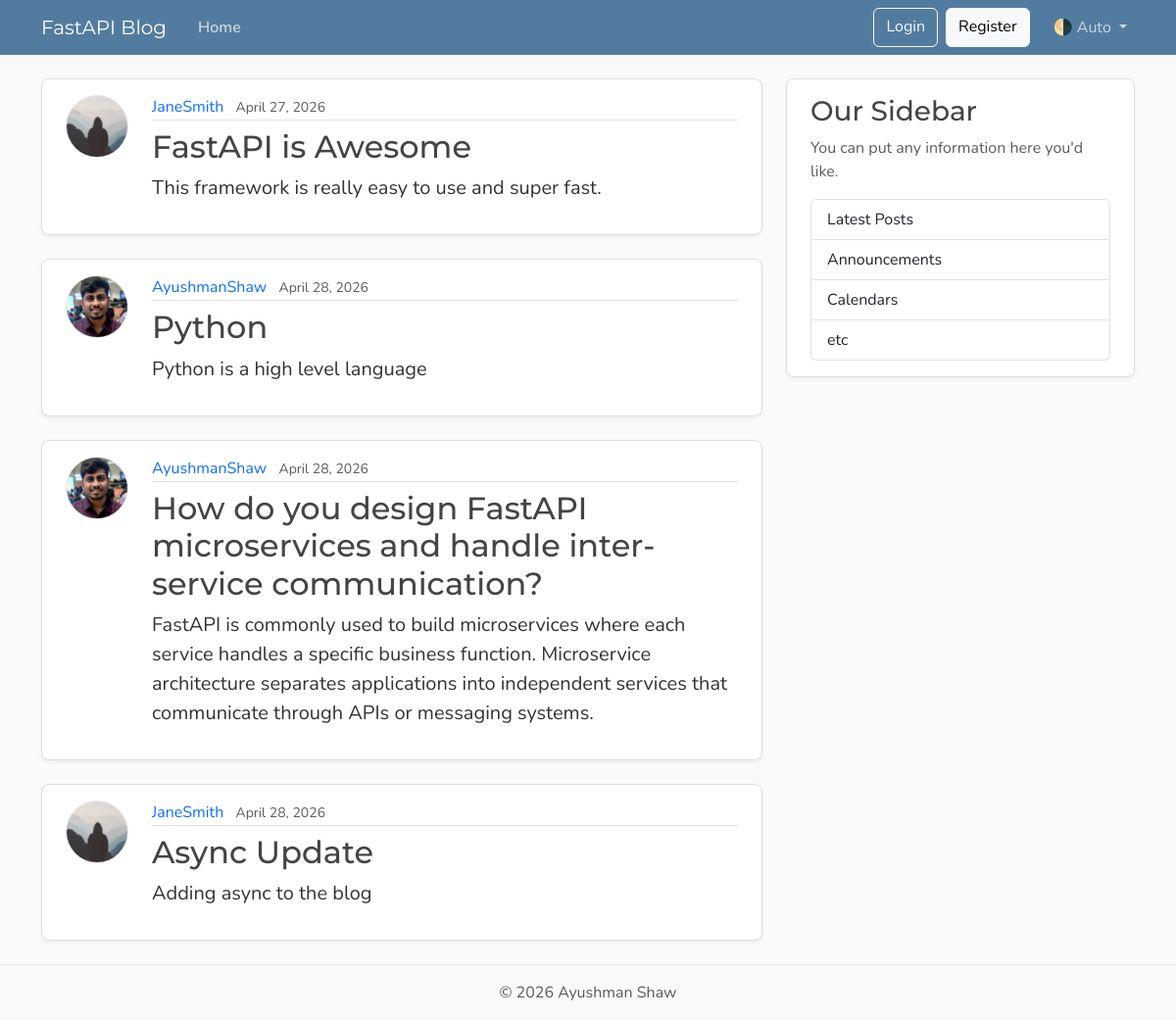
Page /posts on the earlier database version.
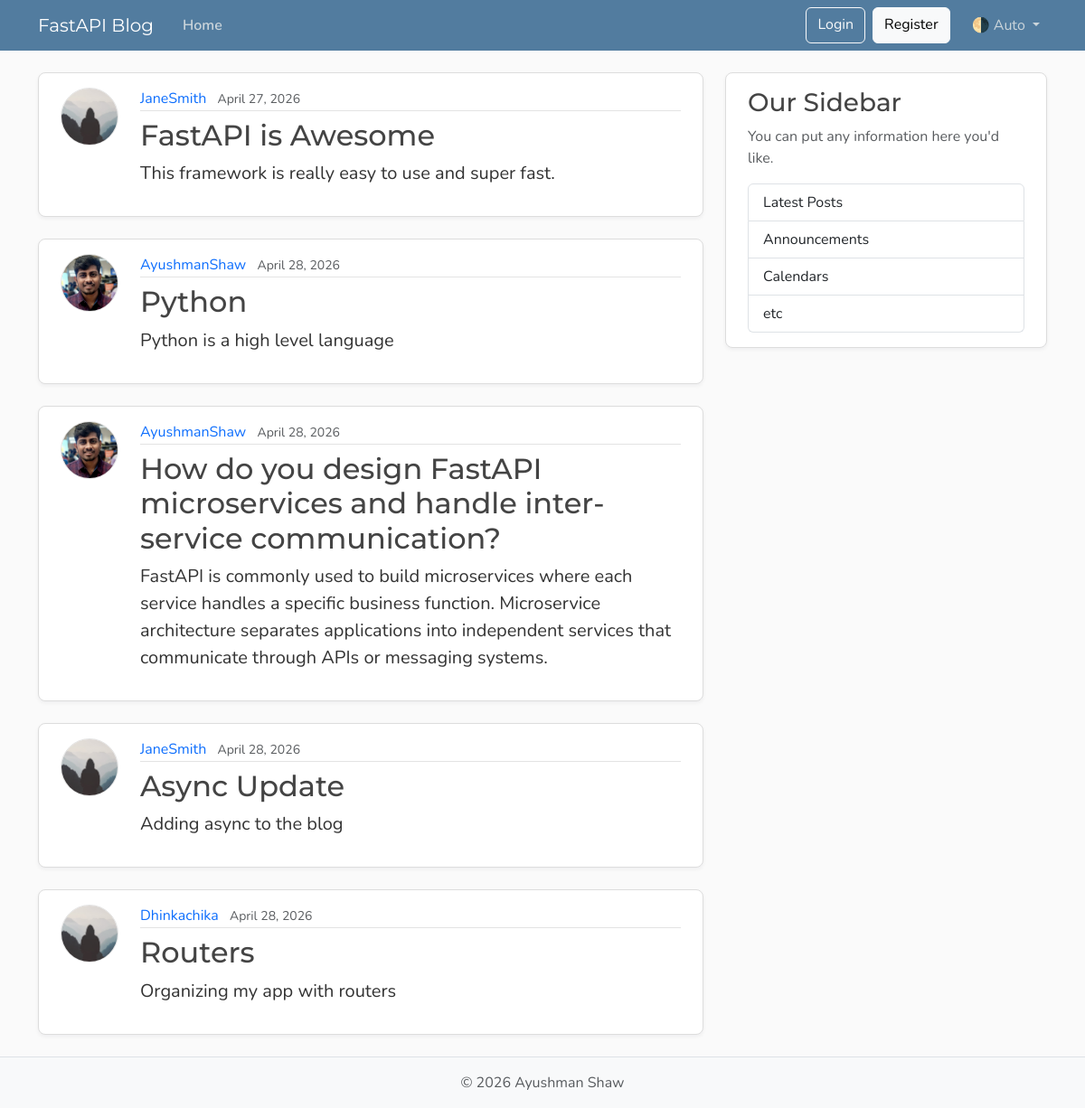
Same page on the later database version.
### models.py (models this page shows, shortened)
class Post(Base):
    __tablename__ = "posts"
    id : Mapped[int] = mapped_column(Integer, primary_key=True, index=True)
    title : Mapped[str] = mapped_column(String(100), nullable=False)
    content : Mapped[str] = mapped_column(Text, nullable=False)
    user_id : Mapped[int] = mapped_column(ForeignKey("users.id"), nullable=False, index=True)
    date_posted : Mapped[datetime] = mapped_column(DateTime(timezone=True), default=lambda : datetime.now(UTC))
    author : Mapped[User] = relationship(back_populates="posts")

class User(Base):
    __tablename__ = "users"
    id : Mapped[int] = mapped_column(Integer, primary_key=True, index=True)
    username : Mapped[str] = mapped_column(String(20), unique=True, nullable=False)
    email : Mapped[str] = mapped_column(String(30), unique=True, nullable=False)
    image_file : Mapped[str | None] = mapped_column(String(200), nullable=True, default=None)
    posts : Mapped[list[Post]] = relationship(back_populates="author", cascade="all, delete-orphan") # After adding cascade, when a user is deleted his posts are slao deleted

### main.py (the view)
@app.get("/", include_in_schema=False, name = "home")
@app.get("/posts", include_in_schema=False, name = "posts")
async def home(request : Request, db : Annotated[AsyncSession, Depends(get_db)]):
    result = await db.execute(
            select(models.Post)
            .options(selectinload(models.Post.author)) # Also load the related User (author) for each Post as author has a relationship with posts to avoid N+1 problem where 1 query fetches posts and N queries to fetch author in home.html. So, using selectinload to load the author immediately with the post
        )
    posts = result.scalars().all()
    return templates.TemplateResponse(request, "home.html", {"posts" : posts, "title" : "Home"})

### templates/home.html
{% extends "layout.html" %}
{% block content %}
  {% for post in posts %}
    <article class="content-section py-3 px-4 mb-4">
      <div class="d-flex align-items-start gap-4">
        <img class="rounded-circle article-img flex-shrink-0"
             src="{{ post.author.image_path }}"
             alt="{{ post.author.username }}'s profile picture"
             width="64"
             height="64"
             loading="lazy">
        <div class="flex-grow-1">
          <div class="article-metadata mb-2">
            <a class="me-2" href="{{ url_for('user_posts_page', user_id=post.author.id) }}">{{ post.author.username }}</a>
            <small class="text-body-secondary">{{ post.date_posted.strftime("%B %d, %Y") }}</small>
          </div>
          <h2>
            <a class="article-title" href="{{ url_for('post_page', post_id = post.id) }}">{{ post.title }}</a>
          </h2>
          <p class="article-content">{{ post.content }}</p>
        </div>
      </div>
    </article>
  {% endfor %}
{% endblock content %}

### templates/layout.html (shortened to what this page needs)
<!DOCTYPE html>
<html lang="en">
  <head>
    <link href="https://cdn.jsdelivr.net/npm/bootstrap@5.3.8/dist/css/bootstrap.min.css"
          rel="stylesheet"
>
    <link rel="stylesheet"
          type="text/css"
          href="{{ url_for("static", path='css/main.css') }}">
  </head>
  <body class="d-flex flex-column min-vh-100">
    <header class="site-header">
      <nav class="navbar navbar-expand-md bg-steel fixed-top"
           data-bs-theme="dark">
        <div class="container">
          <a class="navbar-brand me-4" href="{{ url_for("home") }}">FastAPI Blog</a>
          <div class="collapse navbar-collapse" id="navbarToggle">
            <div class="navbar-nav me-auto">
              <a class="nav-link active"
                 aria-current="page"
                 href="{{ url_for("home") }}">Home</a>
            </div>
            <div class="navbar-nav">
              <a class="btn btn-outline-light mb-2 mb-md-0 me-md-2" href="#">Login</a>
              <a class="btn btn-light mb-2 mb-md-0 me-md-3" href="#">Register</a>
              <div class="nav-item dropdown">
                <a class="nav-link dropdown-toggle"
                   href="#"
                   role="button"
                   id="bd-theme"
                   data-bs-toggle="dropdown"
                   aria-expanded="false">
                  <span id="bd-theme-text">🌗 Auto</span>
                </a>
              </div>
            </div>
          </div>
        </div>
      </nav>
    </header>
    <main role="main" class="container">
      <div class="row">
        <div class="col-md-8">
          {% block content %}
          {% endblock content %}
        </div>
        <aside class="col-md-4">
          <div class="content-section py-3 px-4 mb-4">
            <h3>Our Sidebar</h3>
            <p class="text-body-secondary">You can put any information here you'd like.</p>
            <ul class="list-group">
              <li class="list-group-item">Latest Posts</li>
              <li class="list-group-item">Announcements</li>
              <li class="list-group-item">Calendars</li>
              <li class="list-group-item">etc</li>
            </ul>
          </div>
        </aside>
      </div>
    </main>
    <footer class="mt-auto py-3 bg-body-tertiary border-top">
      <div class="container text-center">
        <p class="text-body-secondary mb-0">
          © <span id="year"></span> Ayushman Shaw
        </p>
      </div>
    </footer>
  </body>
</html>

### static/css/main.css (style rules this page uses)
:root { --font-heading: "Montserrat", system-ui, -apple-system, BlinkMacSystemFont, sans-serif; --font-body: "Nunito", system-ui, -apple-system, BlinkMacSystemFont, sans-serif; --color-bg-body: #fafafa; --color-bg-content: #ffffff; --color-text-primary: #333333; --color-text-heading: #444444; --color-steel: #527c9f; --color-nav-link: #cbd5db; --color-nav-link-hover: #ffffff; --color-link-hover: #428bca; --color-border: #dddddd; --color-border-light: #e3e3e3; --spacing-xl: 5rem; --article-img-size: 4rem; --account-img-size: 7.813rem; }
body { font-family: var(--font-body); background: var(--color-bg-body); color: var(--color-text-primary); }
main { padding-top: var(--spacing-xl); }
h1, h2, h3, h4, h5, h6 { font-family: var(--font-heading); color: var(--color-text-heading); }
.navbar-brand { font-family: var(--font-heading); }
a { text-decoration: none; }
.bg-steel { background-color: var(--color-steel); }
.site-header .navbar-nav .nav-link { color: var(--color-nav-link); transition: color 0.2s ease-in-out; }
.site-header .navbar-nav .nav-link.active { font-weight: 600; }
.content-section { background: var(--color-bg-content); border: 1px solid var(--color-border); border-radius: 0.5rem; box-shadow: 0 2px 4px rgba(15, 23, 42, 0.05); transition: box-shadow 0.15s ease, transform 0.15s ease, border-color 0.15s ease; }
.article-title { color: var(--color-text-heading); transition: color 0.2s ease-in-out; }
.article-content { white-space: pre-line; font-size: 1.25rem; }
.article-img { height: var(--article-img-size); width: var(--article-img-size); flex-shrink: 0; object-fit: cover; border: 1px solid var(--color-border-light); box-shadow: 0 0 0 2px var(--color-bg-content); }
.article-metadata { padding-bottom: 0.063rem; border-bottom: 1px solid var(--color-border-light); }
.article-metadata a { transition: color 0.2s ease-in-out; }
[data-bs-theme="dark"] { --color-bg-body: #1a1a1a; --color-bg-content: #2d2d2d; --color-text-primary: #e0e0e0; --color-text-heading: #f0f0f0; --color-border: #404040; --color-border-light: #4a4a4a; }

Differences in the rows shown:
added Post: author.username "Dhinkachika", date_posted "April 28, 2026", title "Routers", content "Organizing my app with routers"
